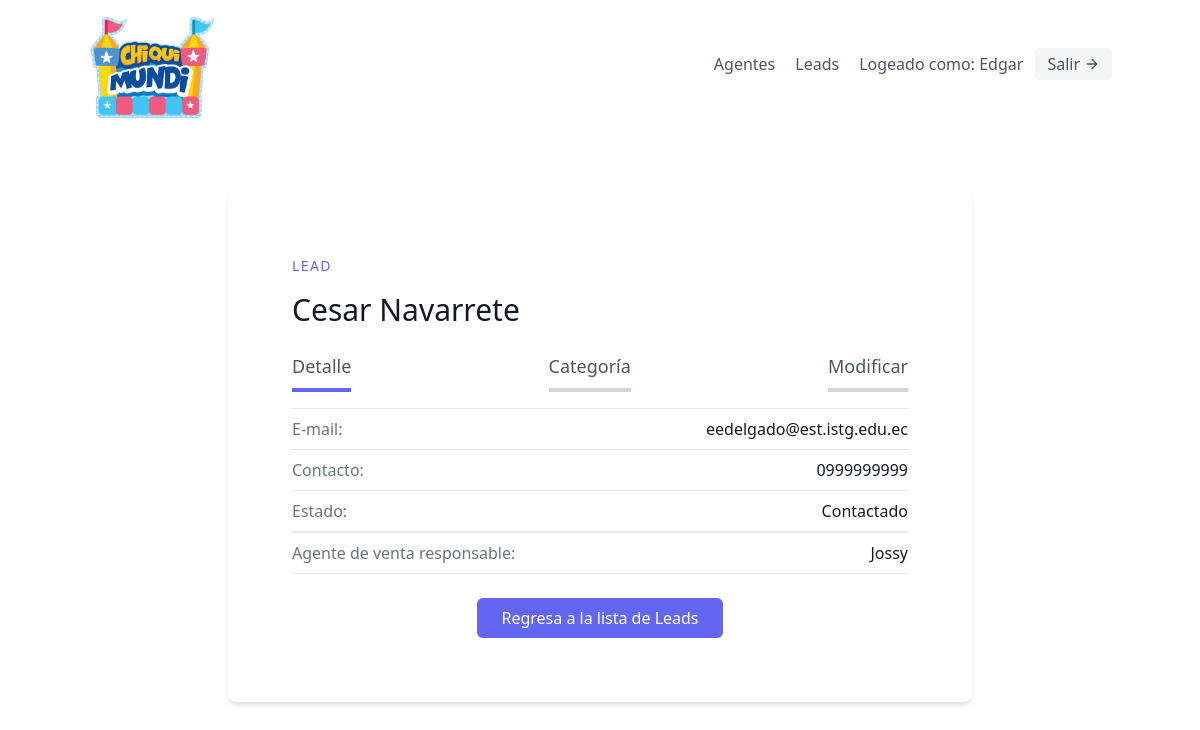
/leads/6/ (signed in), run on the app's committed database.
### leads/models.py (models this page shows, shortened)
class User(AbstractUser):
    is_organisor = models.BooleanField(default=True)
    is_agent = models.BooleanField(default=False)

class Lead(models.Model):
    nombre = models.CharField(max_length=50)
    apellido = models.CharField(max_length=50)
    telefono = models.CharField(max_length=10)
    email = models.EmailField()
    organisation = models.ForeignKey(UserProfile, on_delete=models.CASCADE)
    agente = models.ForeignKey("Agent", null=True, blank=True, on_delete=models.SET_NULL)
    description = models.TextField()
    date_added = models.DateTimeField(auto_now_add=True)
    category = models.ForeignKey("Category", related_name="leads", null=True, blank=True, on_delete=models.SET_NULL)

class Category(models.Model):       #Nuevo, Contactado, En espera, Vendido
    name = models.CharField(max_length=30)
    organisation = models.ForeignKey(UserProfile, on_delete=models.CASCADE)
    def __str__(self):
        return self.name

class Agent(models.Model):
    user = models.OneToOneField(User, on_delete=models.CASCADE)
    organisation = models.ForeignKey(UserProfile, on_delete=models.CASCADE)
    def __str__(self):
        return self.user.username

### leads/views.py (the view)
# urls.py: path('<int:pk>/', LeadDetailView.as_view(), name='detail'),
class LeadDetailView(LoginRequiredMixin, generic.DetailView):
    template_name = "leads/lead_detalle.html"
    context_object_name = "lead"
    def get_queryset(self):
        user = self.request.user
        if user.is_organisor:
            queryset = Lead.objects.filter(organisation=user.userprofile)
        else:
            queryset = Lead.objects.filter(organisation=user.agent.organisation)
            queryset = queryset.filter(agente__user=user)
        return queryset

### leads/templates/leads/lead_detalle.html
{% extends "base.html" %}
{% block content %}
<section class="text-gray-600 body-font overflow-hidden">
    <div class="container mx-auto py-16 px-4 flex justify-center items-center">
        <div class="lg:w-3/4 mx-auto bg-white rounded-lg shadow-md p-8">
            <div class="p-8">
                <h2 class="text-sm text-indigo-500 uppercase tracking-widest">Lead</h2>
                <h1 class="text-gray-900 text-3xl font-medium mt-4">{{ lead.nombre }} {{ lead.apellido }}</h1>
                <div class="flex mt-4 justify-between">
                    <a href="{% url 'leads:detail' lead.pk %}" class="border-b-4 border-indigo-500 py-2 text-lg">Detalle</a>
                    <a href="{% url 'leads:lead-category-update' lead.pk %}" class="border-b-4 border-gray-300 py-2 text-lg">Categoría</a>
                    <a href="{% url 'leads:update' lead.pk %}" class="border-b-4 border-gray-300 py-2 text-lg">Modificar</a>
                </div>
                <div class="flex mt-4 border-t border-gray-200 py-2">
                    <span class="text-gray-500">E-mail:</span>
                    <span class="ml-auto text-gray-900">{{ lead.email }}</span>
                </div>
                <div class="flex border-t border-gray-200 py-2">
                    <span class="text-gray-500">Contacto:</span>
                    <span class="ml-auto text-gray-900">{{ lead.telefono }}</span>
                </div>
                <div class="flex border-t border-b border-gray-200 py-2">
                    <span class="text-gray-500">Estado:</span>
                    <span class="ml-auto text-gray-900">{{ lead.category }}</span>
                </div>
                <div class="flex border-t border-b border-gray-200 py-2">
                    <span class="text-gray-500">Agente de venta responsable:</span>
                    <span class="ml-auto text-gray-900">{{ lead.agente }}</span>
                </div>
                <div class="flex mt-6 justify-center">
                    <a href="{% url 'leads:list'%}" class="px-6 py-2 bg-indigo-500 hover:bg-indigo-600 text-white rounded-md focus:outline-none">
                        Regresa a la lista de Leads
                    </a>
                </div>
            </div>
        </div>
    </div>
</section>
{% endblock content %}

### templates/navbar.html (shortened to what this page needs)
{% if request.user.is_authenticated %}
<header class="text-gray-600 body-font">
    <div class="container mx-auto flex flex-wrap flex-col md:flex-row items-center">
      <a href="{% url 'home' %}" class="flex title-font font-medium items-center text-gray-900 mb-4 md:mb-0">
        <img class="w-32 h-32" src="/static/images/chiquimundi.png" alt="Logo Chiquimundi">
      </a>
      <nav class="md:ml-auto flex flex-wrap items-center text-base justify-center">
      {% if not request.user.is_authenticated %}
        <a href="{% url 'signup' %}" class="mr-5 hover:text-gray-900">Registrar nuevo Usuario</a>
      {% else %}
        {% if request.user.is_organisor %}
        <a href="{% url 'agents:agent-list' %}" class="mr-5 hover:text-gray-900">Agentes</a>
        {% endif %}
        <a href="{% url 'leads:list' %}" class="mr-5 hover:text-gray-900">Leads</a>
      {% endif %}
      </nav>
      {% if request.user.is_authenticated %}
        Logeado como: {{ request.user.username }}
        <a href="{% url 'logout' %}" class="ml-3 inline-flex items-center bg-gray-100 border-0 py-1 px-3 focus:outline-none hover:bg-gray-200 rounded text-base mt-4 md:mt-0">Salir
          <svg fill="none" stroke="currentColor" stroke-linecap="round" stroke-linejoin="round" stroke-width="2" class="w-4 h-4 ml-1" viewBox="0 0 24 24">
            <path d="M5 12h14M12 5l7 7-7 7"></path>
          </svg>
        </a>
      {% endif %}
    </div>
  </header>
  {% endif %}

### data on the page
User: user.username "Edgar"
Lead: nombre "Cesar", apellido "Navarrete", email "eedelgado@est.istg.edu.ec", telefono "0999999999", category "Contactado", agente "Jossy"
